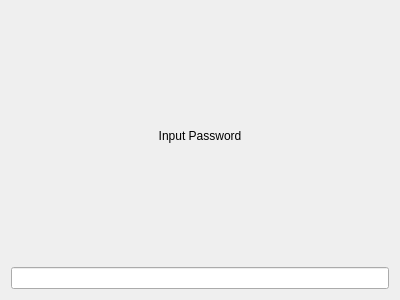
<?xml version="1.0" encoding="UTF-8"?>
<ui version="4.0">
 <class>PassDialog</class>
 <widget class="QDialog" name="PassDialog">
  <property name="geometry">
   <rect>
    <x>0</x>
    <y>0</y>
    <width>400</width>
    <height>300</height>
   </rect>
  </property>
  <property name="windowTitle">
   <string>Dialog</string>
  </property>
  <layout class="QVBoxLayout" name="verticalLayout">
   <item>
    <widget class="QLabel" name="label">
     <property name="text">
      <string>Input Password</string>
     </property>
     <property name="alignment">
      <set>Qt::AlignCenter</set>
     </property>
    </widget>
   </item>
   <item>
    <widget class="QLineEdit" name="lineEdit"/>
   </item>
  </layout>
 </widget>
 <resources/>
 <connections/>
</ui>
